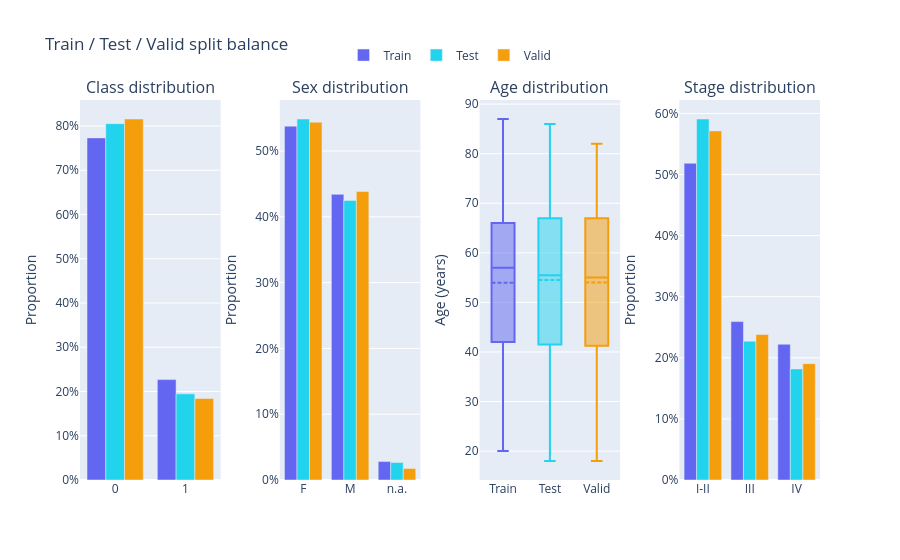

Here is the notebook cell this chart was saved with:
### Markdown cell above
### 3.1. Split balance overview

Class counts, proportions, and demographic distributions across train/test/validation splits.

### Code cell
split_summary = pd.DataFrame({
    'Train': y_train.value_counts().sort_index(),
    'Validation': y_valid.value_counts().sort_index(),
    'Test': y_test.value_counts().sort_index(),
})
split_summary.index = [le.inverse_transform([i])[0] for i in split_summary.index]
split_summary.loc['Total'] = split_summary.sum()
display(split_summary)

# Class proportions per split
split_pct = pd.DataFrame({
    'Train (%)': y_train.value_counts(normalize=True).sort_index() * 100,
    'Validation (%)': y_valid.value_counts(normalize=True).sort_index() * 100,
    'Test (%)': y_test.value_counts(normalize=True).sort_index() * 100,
})
split_pct.index = [le.inverse_transform([i])[0] for i in split_pct.index]
display(split_pct.round(1))

from utilz.helpers import plot_split_balance
stage_col = ds.meta['Stage'].copy()
stage_col = stage_col.replace({'I': 'I-II', 'II': 'I-II'})

plot_split_balance({
    'Train': (y_train, ds.sex.loc[X_train.index], ds.age.loc[X_train.index], ds.meta["Stage"].loc[X_train.index].replace({'I': 'I-II', 'II': 'I-II'})),
    'Test':  (y_test,  ds.sex.loc[X_test.index],  ds.age.loc[X_test.index],  ds.meta["Stage"].loc[X_test.index].replace({'I': 'I-II', 'II': 'I-II'})),
    'Valid': (y_valid, ds.sex.loc[X_valid.index], ds.age.loc[X_valid.index], ds.meta["Stage"].loc[X_valid.index].replace({'I': 'I-II', 'II': 'I-II'})),
})

### Figure 1 — Plotly figure (JSON) as saved in the notebook; plotly's stock layout.template omitted (floating-point values rounded to 4 significant figures; data arrays with more than 128 entries replaced by an {"elided": "..."} marker saying what was removed)
{"data": [{"marker": {"color": "#6366f1"}, "name": "Train", "showlegend": true, "x": [0, 1], "y": [0.7731, 0.2269], "type": "bar", "xaxis": "x", "yaxis": "y"}, {"marker": {"color": "#6366f1"}, "name": "Train", "showlegend": false, "x": ["F", "M", "n.a."], "y": [0.5378, 0.4342, 0.02801], "type": "bar", "xaxis": "x2", "yaxis": "y2"}, {"boxmean": true, "marker": {"color": "#6366f1"}, "name": "Train", "showlegend": false, "y": {"elided": "357 float values"}, "type": "box", "xaxis": "x3", "yaxis": "y3"}, {"marker": {"color": "#6366f1"}, "name": "Train", "showlegend": false, "x": ["I-II", "III", "IV"], "y": [0.5185, 0.2593, 0.2222], "type": "bar", "xaxis": "x4", "yaxis": "y4"}, {"marker": {"color": "#22d3ee"}, "name": "Test", "showlegend": true, "x": [0, 1], "y": [0.8053, 0.1947], "type": "bar", "xaxis": "x", "yaxis": "y"}, {"marker": {"color": "#22d3ee"}, "name": "Test", "showlegend": false, "x": ["F", "M", "n.a."], "y": [0.5487, 0.4248, 0.02655], "type": "bar", "xaxis": "x2", "yaxis": "y2"}, {"boxmean": true, "marker": {"color": "#22d3ee"}, "name": "Test", "showlegend": false, "y": [22.0, 30.0, 68.0, 20.0, 61.0, 56.0, 24.0, 63.0, 63.0, 37.0, 68.0, 64.0, 66.0, 67.0, 70.0, 52.0, 40.0, 47.0, 41.0, 61.0, NaN, 52.0, 60.0, 50.0, 71.0, 61.0, 77.0, 44.0, 54.0, 56.0, 80.0, 54.0, 51.0, 64.0, 22.0, 54.0, 57.0, 59.0, 36.0, 79.0, 26.0, 67.0, 65.0, 41.0, 71.0, 76.0, NaN, 21.0, 49.0, 70.0, NaN, 51.0, 81.0, 65.0, 40.0, 74.0, 80.0, 46.0, 40.0, 79.0, 64.0, 48.0, 53.0, 60.0, 51.0, 67.0, NaN, 51.0, 18.0, 29.0, 75.0, 67.0, 42.0, 60.0, 53.0, 45.0, NaN, 58.0, 40.0, 78.0, 25.0, 68.0, 62.0, 52.0, 38.0, 36.0, 63.0, 41.0, 33.0, 77.0, 54.0, 32.0, 51.0, 40.0, 77.0, 60.0, 29.0, 64.0, 46.0, 38.0, 64.0, 51.0, 55.0, 55.0, 77.0, 86.0, 29.0, 67.0, 67.0, 42.0, 71.0, 72.0, 63.0], "type": "box", "xaxis": "x3", "yaxis": "y3"}, {"marker": {"color": "#22d3ee"}, "name": "Test", "showlegend": false, "x": ["I-II", "III", "IV"], "y": [0.5909, 0.2273, 0.1818], "type": "bar", "xaxis": "x4", "yaxis": "y4"}, {"marker": {"color": "#f59e0b"}, "name": "Valid", "showlegend": true, "x": [0, 1], "y": [0.8158, 0.1842], "type": "bar", "xaxis": "x", "yaxis": "y"}, {"marker": {"color": "#f59e0b"}, "name": "Valid", "showlegend": false, "x": ["F", "M", "n.a."], "y": [0.5439, 0.4386, 0.01754], "type": "bar", "xaxis": "x2", "yaxis": "y2"}, {"boxmean": true, "marker": {"color": "#f59e0b"}, "name": "Valid", "showlegend": false, "y": [69.0, 53.0, 55.0, 74.0, 54.0, 39.0, 21.0, 26.0, 53.0, 61.0, 23.0, 41.0, 62.0, 79.0, 35.0, 64.0, 69.0, 78.0, 55.0, 30.0, 50.0, 55.0, 24.0, 63.0, 47.0, 60.0, NaN, 51.0, 37.0, 55.0, 74.0, 28.0, 55.0, 75.0, 62.0, 76.0, 73.0, 39.0, 55.0, 53.0, 81.0, 82.0, 60.0, 67.0, 51.0, 58.0, 29.0, 43.0, 67.0, 61.0, 24.0, 27.0, 61.0, 54.0, 76.0, 27.0, 41.0, 60.0, 42.0, 51.0, 65.0, 35.0, 18.0, 52.0, 67.0, NaN, 71.0, 44.0, 67.0, 74.0, 21.0, 48.0, 68.0, 69.0, 78.0, 52.0, 49.0, 55.0, 34.0, 59.0, 34.0, NaN, 66.0, 47.0, 78.0, 75.0, 73.0, 69.0, 39.0, 53.0, 31.0, 67.0, 52.0, 53.0, 60.0, 56.0, 80.0, 24.0, 74.0, 27.0, 75.0, 55.0, 39.0, 64.0, 54.0, 34.0, 65.0, 64.0, 72.0, 56.0, 47.0, 43.0, 40.0, 67.0], "type": "box", "xaxis": "x3", "yaxis": "y3"}, {"marker": {"color": "#f59e0b"}, "name": "Valid", "showlegend": false, "x": ["I-II", "III", "IV"], "y": [0.5714, 0.2381, 0.1905], "type": "bar", "xaxis": "x4", "yaxis": "y4"}], "layout": {"xaxis": {"anchor": "y", "domain": [0.0, 0.19]}, "yaxis": {"anchor": "x", "domain": [0.0, 1.0], "title": {"text": "Proportion"}, "tickformat": ".0%"}, "xaxis2": {"anchor": "y2", "domain": [0.27, 0.46]}, "yaxis2": {"anchor": "x2", "domain": [0.0, 1.0], "title": {"text": "Proportion"}, "tickformat": ".0%"}, "xaxis3": {"anchor": "y3", "domain": [0.54, 0.73]}, "yaxis3": {"anchor": "x3", "domain": [0.0, 1.0], "title": {"text": "Age (years)"}}, "xaxis4": {"anchor": "y4", "domain": [0.81, 1.0]}, "yaxis4": {"anchor": "x4", "domain": [0.0, 1.0], "title": {"text": "Proportion"}, "tickformat": ".0%"}, "annotations": [{"font": {"size": 16}, "showarrow": false, "text": "Class distribution", "x": 0.095, "xanchor": "center", "xref": "paper", "y": 1.0, "yanchor": "bottom", "yref": "paper"}, {"font": {"size": 16}, "showarrow": false, "text": "Sex distribution", "x": 0.365, "xanchor": "center", "xref": "paper", "y": 1.0, "yanchor": "bottom", "yref": "paper"}, {"font": {"size": 16}, "showarrow": false, "text": "Age distribution", "x": 0.635, "xanchor": "center", "xref": "paper", "y": 1.0, "yanchor": "bottom", "yref": "paper"}, {"font": {"size": 16}, "showarrow": false, "text": "Stage distribution", "x": 0.905, "xanchor": "center", "xref": "paper", "y": 1.0, "yanchor": "bottom", "yref": "paper"}], "title": {"text": "Train / Test / Valid split balance"}, "legend": {"orientation": "h", "yanchor": "bottom", "y": 1.08, "xanchor": "center", "x": 0.5}, "barmode": "group"}}
